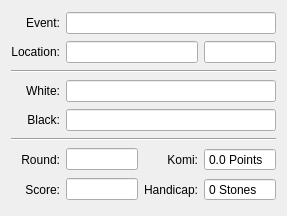
<ui version="4.0" >
 <class>InfoWidget</class>
 <widget class="QWidget" name="InfoWidget" >
  <property name="geometry" >
   <rect>
    <x>0</x>
    <y>0</y>
    <width>287</width>
    <height>216</height>
   </rect>
  </property>
  <property name="sizePolicy" >
   <sizepolicy vsizetype="Fixed" hsizetype="Preferred" >
    <horstretch>0</horstretch>
    <verstretch>0</verstretch>
   </sizepolicy>
  </property>
  <property name="windowTitle" >
   <string>Form</string>
  </property>
  <layout class="QGridLayout" name="gridLayout" >
   <item row="0" column="0" >
    <widget class="QLabel" name="label_8" >
     <property name="text" >
      <string>Event:</string>
     </property>
     <property name="alignment" >
      <set>Qt::AlignRight|Qt::AlignTrailing|Qt::AlignVCenter</set>
     </property>
    </widget>
   </item>
   <item row="0" column="1" colspan="3" >
    <widget class="KLineEdit" name="infoEvent" >
     <property name="enabled" >
      <bool>true</bool>
     </property>
     <property name="focusPolicy" >
      <enum>Qt::NoFocus</enum>
     </property>
     <property name="text" >
      <string/>
     </property>
     <property name="readOnly" >
      <bool>true</bool>
     </property>
     <property name="contextMenuEnabled" >
      <bool>false</bool>
     </property>
     <property name="urlDropsEnabled" >
      <bool>false</bool>
     </property>
    </widget>
   </item>
   <item row="1" column="0" >
    <widget class="QLabel" name="label_9" >
     <property name="text" >
      <string>Location:</string>
     </property>
     <property name="alignment" >
      <set>Qt::AlignRight|Qt::AlignTrailing|Qt::AlignVCenter</set>
     </property>
    </widget>
   </item>
   <item row="1" column="1" colspan="2" >
    <widget class="KLineEdit" name="infoDate" >
     <property name="enabled" >
      <bool>true</bool>
     </property>
     <property name="focusPolicy" >
      <enum>Qt::NoFocus</enum>
     </property>
     <property name="text" >
      <string/>
     </property>
     <property name="maxLength" >
      <number>10</number>
     </property>
     <property name="readOnly" >
      <bool>true</bool>
     </property>
     <property name="contextMenuEnabled" >
      <bool>false</bool>
     </property>
     <property name="urlDropsEnabled" >
      <bool>false</bool>
     </property>
    </widget>
   </item>
   <item row="2" column="0" colspan="4" >
    <widget class="Line" name="line_2" >
     <property name="orientation" >
      <enum>Qt::Horizontal</enum>
     </property>
    </widget>
   </item>
   <item row="3" column="0" >
    <widget class="QLabel" name="label_7" >
     <property name="text" >
      <string>White:</string>
     </property>
     <property name="alignment" >
      <set>Qt::AlignRight|Qt::AlignTrailing|Qt::AlignVCenter</set>
     </property>
    </widget>
   </item>
   <item row="3" column="1" colspan="3" >
    <widget class="KLineEdit" name="infoWhite" >
     <property name="enabled" >
      <bool>true</bool>
     </property>
     <property name="focusPolicy" >
      <enum>Qt::NoFocus</enum>
     </property>
     <property name="text" >
      <string/>
     </property>
     <property name="readOnly" >
      <bool>true</bool>
     </property>
     <property name="contextMenuEnabled" >
      <bool>false</bool>
     </property>
     <property name="urlDropsEnabled" >
      <bool>false</bool>
     </property>
    </widget>
   </item>
   <item row="4" column="0" >
    <widget class="QLabel" name="label_6" >
     <property name="text" >
      <string>Black:</string>
     </property>
     <property name="alignment" >
      <set>Qt::AlignRight|Qt::AlignTrailing|Qt::AlignVCenter</set>
     </property>
    </widget>
   </item>
   <item row="4" column="1" colspan="3" >
    <widget class="KLineEdit" name="infoBlack" >
     <property name="enabled" >
      <bool>true</bool>
     </property>
     <property name="focusPolicy" >
      <enum>Qt::NoFocus</enum>
     </property>
     <property name="text" >
      <string/>
     </property>
     <property name="readOnly" >
      <bool>true</bool>
     </property>
     <property name="contextMenuEnabled" >
      <bool>false</bool>
     </property>
     <property name="urlDropsEnabled" >
      <bool>false</bool>
     </property>
    </widget>
   </item>
   <item row="5" column="0" colspan="4" >
    <widget class="Line" name="line_4" >
     <property name="orientation" >
      <enum>Qt::Horizontal</enum>
     </property>
    </widget>
   </item>
   <item row="6" column="0" >
    <widget class="QLabel" name="label_11" >
     <property name="text" >
      <string>Round:</string>
     </property>
     <property name="alignment" >
      <set>Qt::AlignRight|Qt::AlignTrailing|Qt::AlignVCenter</set>
     </property>
    </widget>
   </item>
   <item row="6" column="1" >
    <widget class="KLineEdit" name="infoRound" >
     <property name="enabled" >
      <bool>true</bool>
     </property>
     <property name="focusPolicy" >
      <enum>Qt::NoFocus</enum>
     </property>
     <property name="text" >
      <string/>
     </property>
     <property name="maxLength" >
      <number>3</number>
     </property>
     <property name="readOnly" >
      <bool>true</bool>
     </property>
     <property name="contextMenuEnabled" >
      <bool>false</bool>
     </property>
     <property name="urlDropsEnabled" >
      <bool>false</bool>
     </property>
    </widget>
   </item>
   <item row="1" column="3" >
    <widget class="KLineEdit" name="infoLocation" >
     <property name="enabled" >
      <bool>true</bool>
     </property>
     <property name="focusPolicy" >
      <enum>Qt::NoFocus</enum>
     </property>
     <property name="text" >
      <string/>
     </property>
     <property name="readOnly" >
      <bool>true</bool>
     </property>
     <property name="contextMenuEnabled" >
      <bool>false</bool>
     </property>
     <property name="urlDropsEnabled" >
      <bool>false</bool>
     </property>
    </widget>
   </item>
   <item row="7" column="1" >
    <widget class="KLineEdit" name="infoScore" >
     <property name="enabled" >
      <bool>true</bool>
     </property>
     <property name="focusPolicy" >
      <enum>Qt::NoFocus</enum>
     </property>
     <property name="text" >
      <string/>
     </property>
     <property name="readOnly" >
      <bool>true</bool>
     </property>
     <property name="contextMenuEnabled" >
      <bool>false</bool>
     </property>
     <property name="urlDropsEnabled" >
      <bool>false</bool>
     </property>
    </widget>
   </item>
   <item row="7" column="0" >
    <widget class="QLabel" name="label_10" >
     <property name="text" >
      <string>Score:</string>
     </property>
     <property name="alignment" >
      <set>Qt::AlignRight|Qt::AlignTrailing|Qt::AlignVCenter</set>
     </property>
    </widget>
   </item>
   <item row="7" column="2" >
    <widget class="QLabel" name="label_5" >
     <property name="text" >
      <string>Handicap:</string>
     </property>
     <property name="alignment" >
      <set>Qt::AlignRight|Qt::AlignTrailing|Qt::AlignVCenter</set>
     </property>
    </widget>
   </item>
   <item row="7" column="3" >
    <widget class="QSpinBox" name="infoHandicap" >
     <property name="focusPolicy" >
      <enum>Qt::NoFocus</enum>
     </property>
     <property name="contextMenuPolicy" >
      <enum>Qt::NoContextMenu</enum>
     </property>
     <property name="readOnly" >
      <bool>true</bool>
     </property>
     <property name="buttonSymbols" >
      <enum>QAbstractSpinBox::NoButtons</enum>
     </property>
     <property name="suffix" >
      <string> Stones</string>
     </property>
     <property name="minimum" >
      <number>0</number>
     </property>
     <property name="maximum" >
      <number>9</number>
     </property>
     <property name="value" >
      <number>0</number>
     </property>
    </widget>
   </item>
   <item row="6" column="2" >
    <widget class="QLabel" name="label_4" >
     <property name="text" >
      <string>Komi:</string>
     </property>
     <property name="alignment" >
      <set>Qt::AlignRight|Qt::AlignTrailing|Qt::AlignVCenter</set>
     </property>
    </widget>
   </item>
   <item row="6" column="3" >
    <widget class="QDoubleSpinBox" name="infoKomi" >
     <property name="focusPolicy" >
      <enum>Qt::NoFocus</enum>
     </property>
     <property name="contextMenuPolicy" >
      <enum>Qt::NoContextMenu</enum>
     </property>
     <property name="readOnly" >
      <bool>true</bool>
     </property>
     <property name="buttonSymbols" >
      <enum>QAbstractSpinBox::NoButtons</enum>
     </property>
     <property name="suffix" >
      <string> Points</string>
     </property>
     <property name="decimals" >
      <number>1</number>
     </property>
     <property name="maximum" >
      <double>50.000000000000000</double>
     </property>
     <property name="value" >
      <double>0.000000000000000</double>
     </property>
    </widget>
   </item>
  </layout>
  <zorder>label_8</zorder>
  <zorder>infoEvent</zorder>
  <zorder>label_9</zorder>
  <zorder>infoDate</zorder>
  <zorder>line_2</zorder>
  <zorder>label_7</zorder>
  <zorder>infoWhite</zorder>
  <zorder>label_6</zorder>
  <zorder>infoBlack</zorder>
  <zorder>line_4</zorder>
  <zorder>label_11</zorder>
  <zorder>infoRound</zorder>
  <zorder>label_4</zorder>
  <zorder>infoKomi</zorder>
  <zorder>label_5</zorder>
  <zorder>infoHandicap</zorder>
  <zorder>label_10</zorder>
  <zorder>infoScore</zorder>
  <zorder>infoLocation</zorder>
 </widget>
 <customwidgets>
  <customwidget>
   <class>KLineEdit</class>
   <extends>QLineEdit</extends>
   <header>klineedit.h</header>
  </customwidget>
 </customwidgets>
 <resources/>
 <connections/>
</ui>
